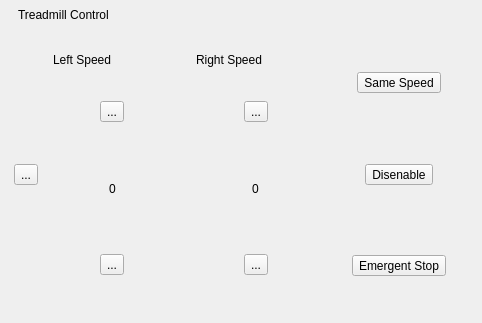
<?xml version="1.0" encoding="UTF-8"?>
<ui version="4.0">
 <class>tread_ctl_widget_form</class>
 <widget class="QWidget" name="tread_ctl_widget_form">
  <property name="geometry">
   <rect>
    <x>0</x>
    <y>0</y>
    <width>482</width>
    <height>323</height>
   </rect>
  </property>
  <property name="windowTitle">
   <string>Form</string>
  </property>
  <layout class="QVBoxLayout" name="verticalLayout">
   <property name="leftMargin">
    <number>5</number>
   </property>
   <property name="topMargin">
    <number>5</number>
   </property>
   <property name="rightMargin">
    <number>5</number>
   </property>
   <property name="bottomMargin">
    <number>5</number>
   </property>
   <item>
    <layout class="QHBoxLayout" name="horizontalLayout">
     <item>
      <widget class="QLabel" name="label">
       <property name="maximumSize">
        <size>
         <width>24</width>
         <height>24</height>
        </size>
       </property>
       <property name="text">
        <string/>
       </property>
       <property name="pixmap">
        <pixmap resource="../../lib/assets/res.qrc">:/images/icon-park-solid_treadmill.png</pixmap>
       </property>
       <property name="scaledContents">
        <bool>true</bool>
       </property>
      </widget>
     </item>
     <item>
      <widget class="QLabel" name="tread_ctl_lbl">
       <property name="text">
        <string>Treadmill Control</string>
       </property>
      </widget>
     </item>
     <item>
      <spacer name="horizontalSpacer">
       <property name="orientation">
        <enum>Qt::Horizontal</enum>
       </property>
       <property name="sizeHint" stdset="0">
        <size>
         <width>40</width>
         <height>20</height>
        </size>
       </property>
      </spacer>
     </item>
     <item>
      <spacer name="horizontalSpacer_2">
       <property name="orientation">
        <enum>Qt::Horizontal</enum>
       </property>
       <property name="sizeHint" stdset="0">
        <size>
         <width>40</width>
         <height>20</height>
        </size>
       </property>
      </spacer>
     </item>
     <item>
      <widget class="QLabel" name="label_3">
       <property name="maximumSize">
        <size>
         <width>24</width>
         <height>24</height>
        </size>
       </property>
       <property name="text">
        <string/>
       </property>
       <property name="pixmap">
        <pixmap resource="../../lib/assets/res.qrc">:/images/Setting_tread.png</pixmap>
       </property>
       <property name="scaledContents">
        <bool>true</bool>
       </property>
      </widget>
     </item>
    </layout>
   </item>
   <item>
    <widget class="QWidget" name="tread_controls" native="true">
     <layout class="QHBoxLayout" name="horizontalLayout_2">
      <item>
       <widget class="QToolButton" name="toolButton">
        <property name="text">
         <string>...</string>
        </property>
        <property name="icon">
         <iconset resource="../../lib/assets/res.qrc">
          <normaloff>:/images/play.png</normaloff>:/images/play.png</iconset>
        </property>
       </widget>
      </item>
      <item>
       <widget class="QWidget" name="left_speed_wid" native="true">
        <property name="styleSheet">
         <string notr="true"/>
        </property>
        <layout class="QVBoxLayout" name="verticalLayout_15" stretch="1,10">
         <item>
          <widget class="QLabel" name="label_4">
           <property name="styleSheet">
            <string notr="true"/>
           </property>
           <property name="text">
            <string>Left Speed</string>
           </property>
          </widget>
         </item>
         <item>
          <layout class="QVBoxLayout" name="verticalLayout_14">
           <item>
            <widget class="QWidget" name="left_frwd_wid" native="true">
             <layout class="QVBoxLayout" name="verticalLayout_3">
              <item alignment="Qt::AlignHCenter">
               <widget class="QToolButton" name="lerft_forward_btn">
                <property name="text">
                 <string>...</string>
                </property>
                <property name="icon">
                 <iconset resource="../../lib/assets/res.qrc">
                  <normaloff>:/images/forward.png</normaloff>:/images/forward.png</iconset>
                </property>
                <property name="iconSize">
                 <size>
                  <width>30</width>
                  <height>30</height>
                 </size>
                </property>
               </widget>
              </item>
             </layout>
            </widget>
           </item>
           <item>
            <widget class="QWidget" name="left_speed_val_wid" native="true">
             <layout class="QVBoxLayout" name="verticalLayout_9">
              <item alignment="Qt::AlignHCenter">
               <widget class="QLabel" name="left_speed_value">
                <property name="styleSheet">
                 <string notr="true"/>
                </property>
                <property name="text">
                 <string>0</string>
                </property>
                <property name="alignment">
                 <set>Qt::AlignCenter</set>
                </property>
               </widget>
              </item>
             </layout>
            </widget>
           </item>
           <item>
            <widget class="QWidget" name="left_bwd_wid" native="true">
             <layout class="QVBoxLayout" name="verticalLayout_4">
              <item alignment="Qt::AlignHCenter">
               <widget class="QToolButton" name="left_backward_btn">
                <property name="text">
                 <string>...</string>
                </property>
                <property name="icon">
                 <iconset resource="../../lib/assets/res.qrc">
                  <normaloff>:/images/backward.png</normaloff>:/images/backward.png</iconset>
                </property>
                <property name="iconSize">
                 <size>
                  <width>30</width>
                  <height>30</height>
                 </size>
                </property>
               </widget>
              </item>
             </layout>
            </widget>
           </item>
          </layout>
         </item>
        </layout>
       </widget>
      </item>
      <item>
       <widget class="QWidget" name="right_speed_wid" native="true">
        <property name="styleSheet">
         <string notr="true"/>
        </property>
        <layout class="QVBoxLayout" name="verticalLayout_16" stretch="1,10">
         <item>
          <widget class="QLabel" name="label_6">
           <property name="styleSheet">
            <string notr="true"/>
           </property>
           <property name="text">
            <string>Right Speed</string>
           </property>
          </widget>
         </item>
         <item>
          <layout class="QVBoxLayout" name="verticalLayout_17">
           <item>
            <widget class="QWidget" name="right_frwd_wid" native="true">
             <layout class="QVBoxLayout" name="verticalLayout_7">
              <item alignment="Qt::AlignHCenter">
               <widget class="QToolButton" name="right_forward_btn">
                <property name="text">
                 <string>...</string>
                </property>
                <property name="icon">
                 <iconset resource="../../lib/assets/res.qrc">
                  <normaloff>:/images/forward.png</normaloff>:/images/forward.png</iconset>
                </property>
                <property name="iconSize">
                 <size>
                  <width>30</width>
                  <height>30</height>
                 </size>
                </property>
               </widget>
              </item>
             </layout>
            </widget>
           </item>
           <item>
            <widget class="QWidget" name="right_speed_val_wid" native="true">
             <layout class="QVBoxLayout" name="verticalLayout_10">
              <item alignment="Qt::AlignHCenter">
               <widget class="QLabel" name="right_speed_value">
                <property name="styleSheet">
                 <string notr="true"/>
                </property>
                <property name="text">
                 <string>0</string>
                </property>
                <property name="alignment">
                 <set>Qt::AlignCenter</set>
                </property>
               </widget>
              </item>
             </layout>
            </widget>
           </item>
           <item>
            <widget class="QWidget" name="right_bwd_wid" native="true">
             <layout class="QVBoxLayout" name="verticalLayout_8">
              <item alignment="Qt::AlignHCenter">
               <widget class="QToolButton" name="right_backward_btn">
                <property name="text">
                 <string>...</string>
                </property>
                <property name="icon">
                 <iconset resource="../../lib/assets/res.qrc">
                  <normaloff>:/images/backward.png</normaloff>:/images/backward.png</iconset>
                </property>
                <property name="iconSize">
                 <size>
                  <width>30</width>
                  <height>30</height>
                 </size>
                </property>
               </widget>
              </item>
             </layout>
            </widget>
           </item>
          </layout>
         </item>
        </layout>
       </widget>
      </item>
      <item>
       <widget class="QWidget" name="speed_ctl_wid" native="true">
        <layout class="QVBoxLayout" name="verticalLayout_19" stretch="10,10,10">
         <property name="leftMargin">
          <number>0</number>
         </property>
         <property name="topMargin">
          <number>0</number>
         </property>
         <property name="rightMargin">
          <number>0</number>
         </property>
         <property name="bottomMargin">
          <number>0</number>
         </property>
         <item>
          <widget class="QWidget" name="same_speed_wid" native="true">
           <layout class="QVBoxLayout" name="verticalLayout_11">
            <property name="leftMargin">
             <number>11</number>
            </property>
            <property name="topMargin">
             <number>11</number>
            </property>
            <property name="rightMargin">
             <number>11</number>
            </property>
            <property name="bottomMargin">
             <number>11</number>
            </property>
            <item alignment="Qt::AlignHCenter">
             <widget class="QToolButton" name="same_speed_btn">
              <property name="styleSheet">
               <string notr="true"/>
              </property>
              <property name="text">
               <string>Same Speed</string>
              </property>
              <property name="icon">
               <iconset resource="../../lib/assets/res.qrc">
                <normaloff>:/images/speed.png</normaloff>:/images/speed.png</iconset>
              </property>
              <property name="iconSize">
               <size>
                <width>40</width>
                <height>40</height>
               </size>
              </property>
              <property name="toolButtonStyle">
               <enum>Qt::ToolButtonTextUnderIcon</enum>
              </property>
             </widget>
            </item>
           </layout>
          </widget>
         </item>
         <item>
          <widget class="QWidget" name="disenable_wid" native="true">
           <layout class="QVBoxLayout" name="verticalLayout_20">
            <property name="leftMargin">
             <number>0</number>
            </property>
            <property name="topMargin">
             <number>0</number>
            </property>
            <property name="rightMargin">
             <number>0</number>
            </property>
            <property name="bottomMargin">
             <number>0</number>
            </property>
            <item alignment="Qt::AlignHCenter">
             <widget class="QToolButton" name="same_speed_btn_2">
              <property name="styleSheet">
               <string notr="true"/>
              </property>
              <property name="text">
               <string>Disenable</string>
              </property>
              <property name="icon">
               <iconset resource="../../lib/assets/res.qrc">
                <normaloff>:/images/Disenable.png</normaloff>:/images/Disenable.png</iconset>
              </property>
              <property name="iconSize">
               <size>
                <width>30</width>
                <height>30</height>
               </size>
              </property>
              <property name="toolButtonStyle">
               <enum>Qt::ToolButtonTextUnderIcon</enum>
              </property>
             </widget>
            </item>
           </layout>
          </widget>
         </item>
         <item>
          <widget class="QWidget" name="emergent_stp_wid" native="true">
           <layout class="QVBoxLayout" name="verticalLayout_21">
            <property name="leftMargin">
             <number>0</number>
            </property>
            <property name="topMargin">
             <number>0</number>
            </property>
            <property name="rightMargin">
             <number>0</number>
            </property>
            <property name="bottomMargin">
             <number>0</number>
            </property>
            <item alignment="Qt::AlignHCenter">
             <widget class="QToolButton" name="same_speed_btn_3">
              <property name="styleSheet">
               <string notr="true"/>
              </property>
              <property name="text">
               <string>Emergent Stop</string>
              </property>
              <property name="icon">
               <iconset resource="../../lib/assets/res.qrc">
                <normaloff>:/images/hand.png</normaloff>:/images/hand.png</iconset>
              </property>
              <property name="iconSize">
               <size>
                <width>30</width>
                <height>30</height>
               </size>
              </property>
              <property name="toolButtonStyle">
               <enum>Qt::ToolButtonTextUnderIcon</enum>
              </property>
             </widget>
            </item>
           </layout>
          </widget>
         </item>
        </layout>
       </widget>
      </item>
     </layout>
    </widget>
   </item>
  </layout>
 </widget>
 <resources>
  <include location="../../lib/assets/res.qrc"/>
 </resources>
 <connections/>
</ui>
